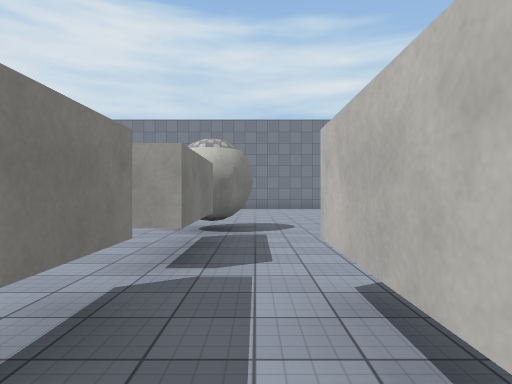
view 1 (above)

23 first-person views from a walk through a scene from a Unity 3-D project. The camera is 1.5 m above the floor, looks level and sees 75° across. The floor is counted in squares, 2 m on a side. Each view is taken from the middle of a square. On the plan, view 1 faces up. The plan holds only what a view shows up to about 11 squares ahead; the rest is blank. The place goes on beyond the plan. The player character is not drawn. Some surface patterns are stand-ins.

view 2
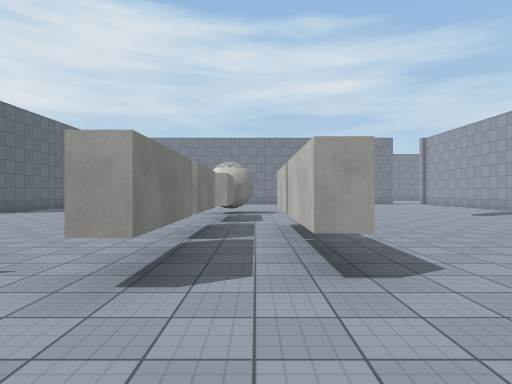

view 3
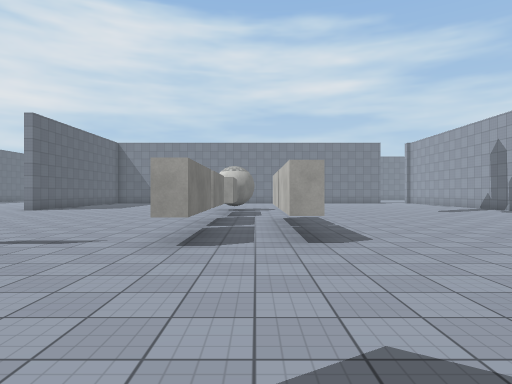

view 4
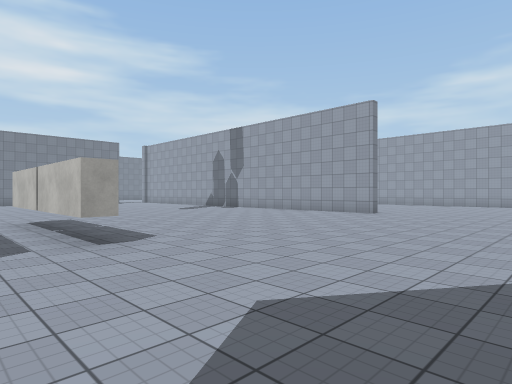

view 5
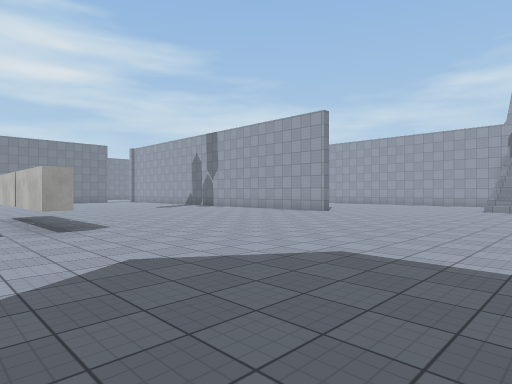

view 6
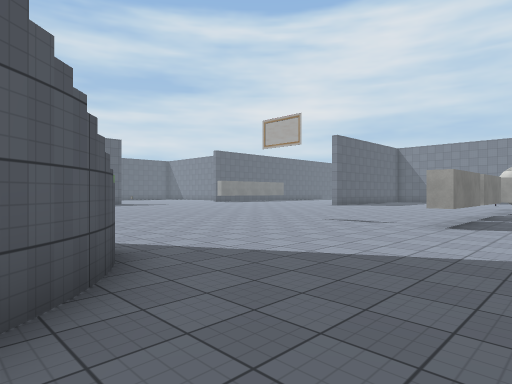

view 7
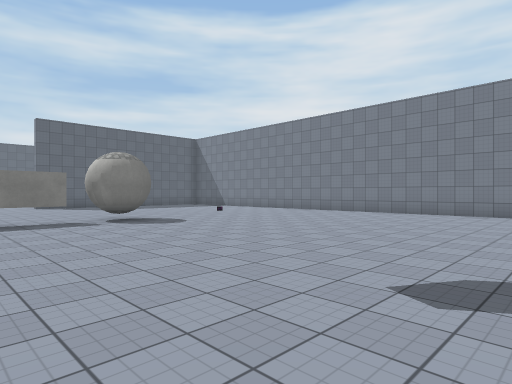

view 8
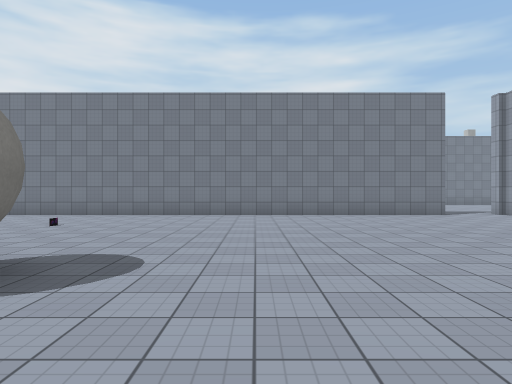

view 9
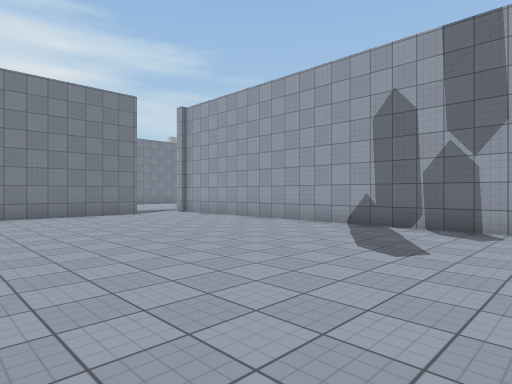

view 10
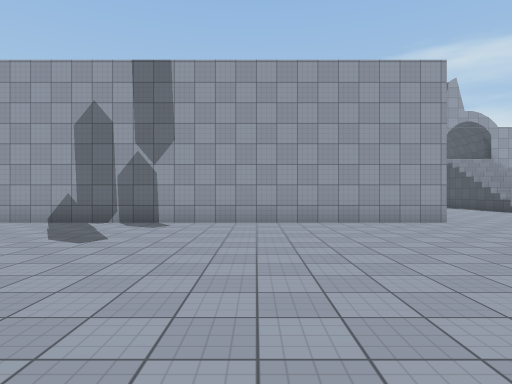

view 11
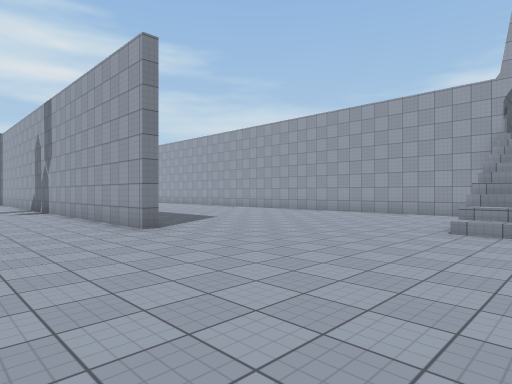

view 12
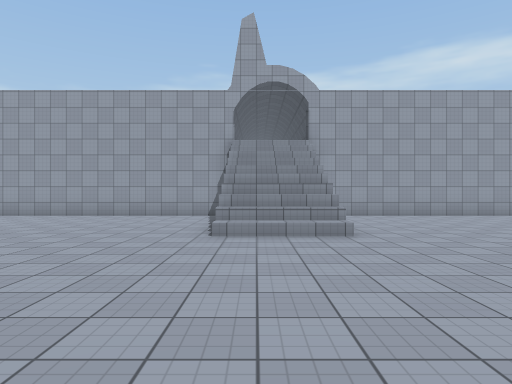

view 13
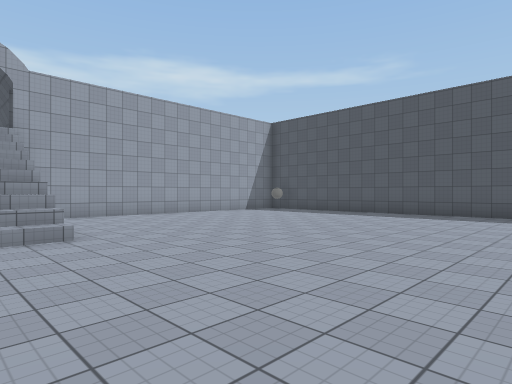

view 14
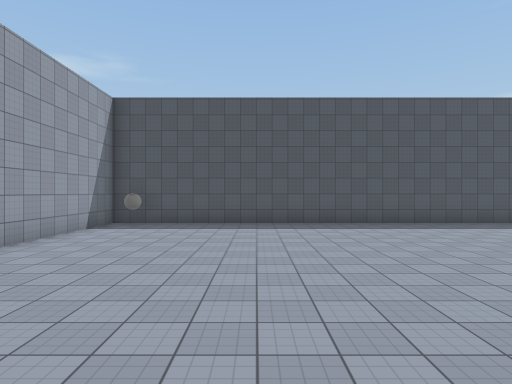

view 15
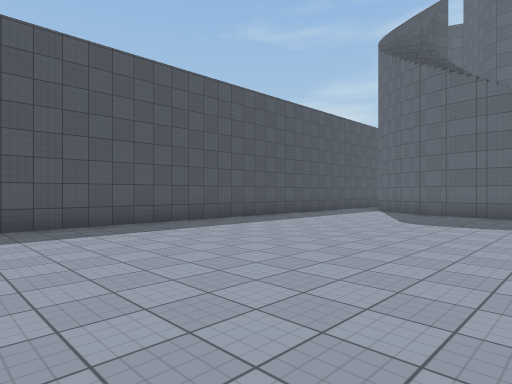

view 16
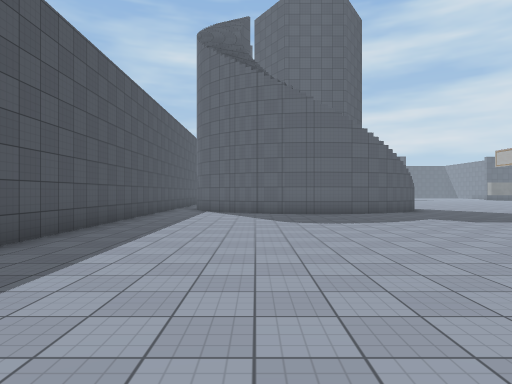

view 17
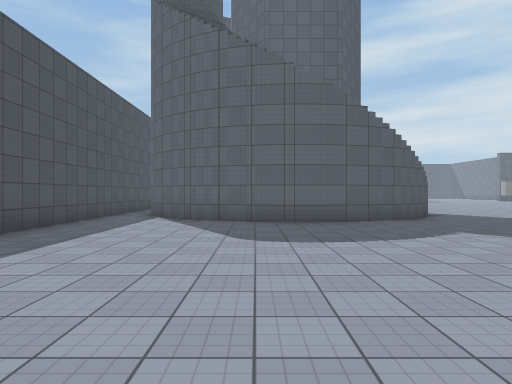

view 18
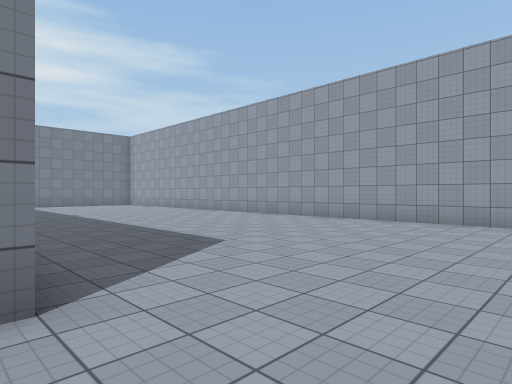

view 19
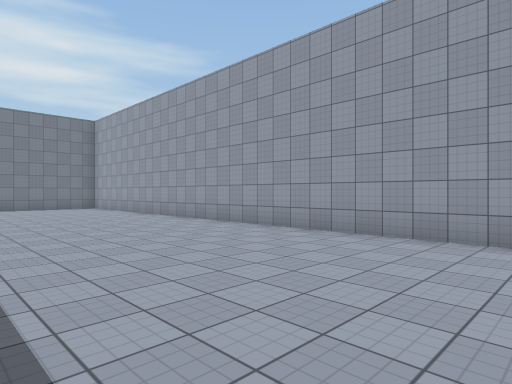

view 20
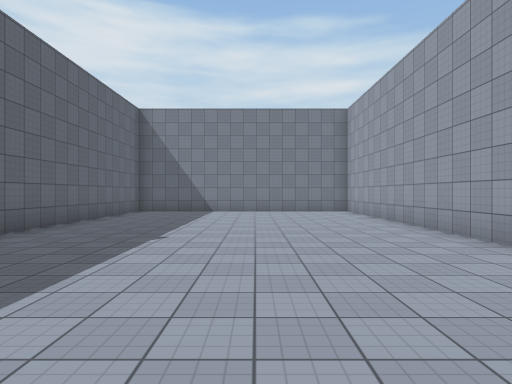

view 21
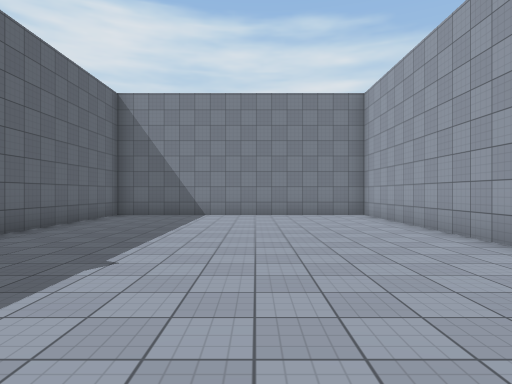

view 22
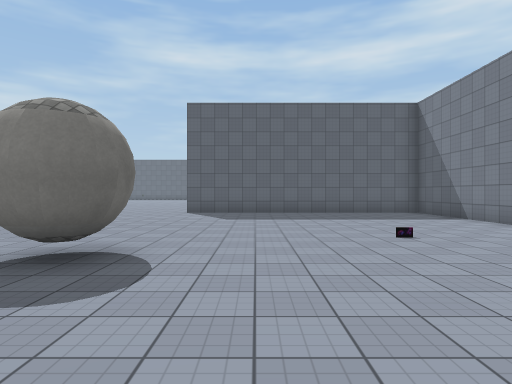

view 23
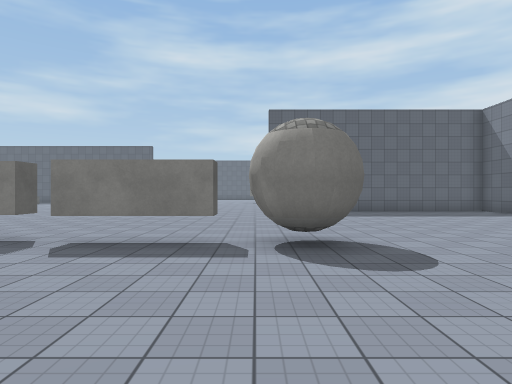

### Floor plan
Key: @ floor where view 1 was taken; # wall or solid block; x gap in a wall; . floor; / step, stairs or slope; = window, fence, low wall or low ledge; T thing the floor can be seen under or through; P painting; B ball.
Columns run from 8 left of view 1 to 19 right of it. Each row starts with its distance up from view 1.
 15 #################.##########
 14 ..................#........#
 13 ..................#........#
 12 ..................#........#
 11 .....P............#........#
 10 ..................#........#
  9 ..................#........#
  8 ..................#........#
  7 .......T..........#........#
  6 .......T..........# .......#
  5 .......T..........# .......#
  4 .......T..........# .......#
  3 .......x..........#........#
  2  ......#.#........#........#
  1   .....#.#........#........#
  0   ......@#........#........#
 -1  ......#.#........#........#
 -2  ......#.#.................#
 -3  ..........................#
 -4 ...........................#
 -5 ...........................#
 -6 ...........................#
 -7  ...................../////
 -8    .................../////
 -9       /.....    .........  #
-10        =......  ...........#
-11        /...................#
-12         ...................#
-13         ...................#
-14        /...................#
-15      #//...................#
-16      #x#...................#
-17       .....................#
-18      .....................B#
-19      #######################

Positions as (right, up) in squares from view 1, and headings:
1: (0, 0), facing up
2: (0, -5), facing up
3: (0, -7), facing up
4: (-1, -7), facing up-right
5: (-1, -9), facing up-right
6: (1, -10), facing up-left
7: (8, 3), facing up-left
8: (2, 4), facing up
9: (3, 4), facing up-right
10: (2, 3), facing right
11: (7, -8), facing up-right
12: (8, -7), facing right
13: (8, -7), facing down-right
14: (14, -8), facing down
15: (11, -11), facing down-left
16: (11, -15), facing left
17: (8, -14), facing left
18: (10, -4), facing up-right
19: (13, -1), facing up-right
20: (15, 2), facing up
21: (15, 4), facing up
22: (3, 9), facing left
23: (4, 6), facing left
